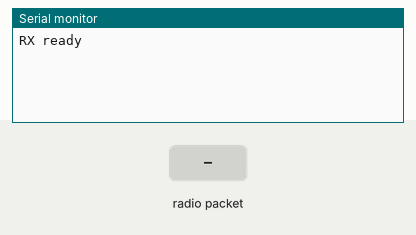
Simulated run of this sketch. Board: Arduino Uno, built with avr-gcc and run on an emulated ATmega328P. Shown: the last lines printed to the serial monitor. The test bench sets the inputs (shaded band). No radio packets arrive unless stated.

Above: at 1.4 s.
1.5 s: radio packet "1" arrives
At 2.7 s:
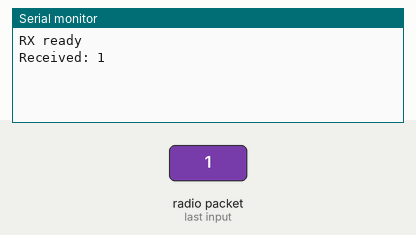
3.0 s: radio packet "0" arrives
At 3.8 s:
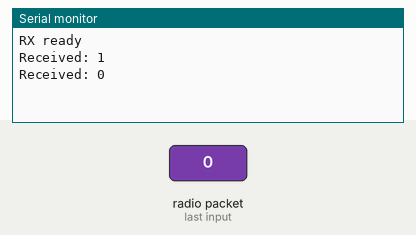
4.5 s: radio packet "2" arrives
At 5.0 s:
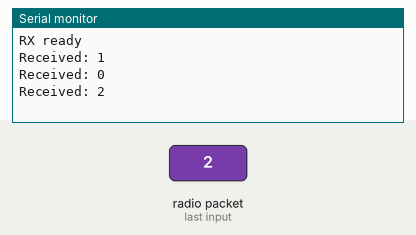

The sketch:

Receiver_ASK.ino
```cpp
#include <RH_ASK.h>
#include <SPI.h>

RH_ASK driver(1000, 14, -1, -1, false);  // RX on GPIO14 = D5

void setup() {
  Serial.begin(115200);
  delay(200);

  if (!driver.init()) {
    Serial.println("RX init failed");
    while (1) delay(1000);
  }

  Serial.println("RX ready");
}

void loop() {
  uint8_t buf[RH_ASK_MAX_MESSAGE_LEN];
  uint8_t buflen = sizeof(buf);

  if (driver.recv(buf, &buflen)) {
    Serial.print("Received: ");
    for (uint8_t i = 0; i < buflen; i++) {
      Serial.write(buf[i]);
    }
    Serial.println("");
  }
}
```

Measured:
- after the input at 1.5 s, the serial monitor: prints a new line at once (image 1)
- after the input at 3.0 s, the serial monitor: prints a new line at once (image 2)
- after the input at 4.5 s, the serial monitor: prints a new line at once (image 3)
